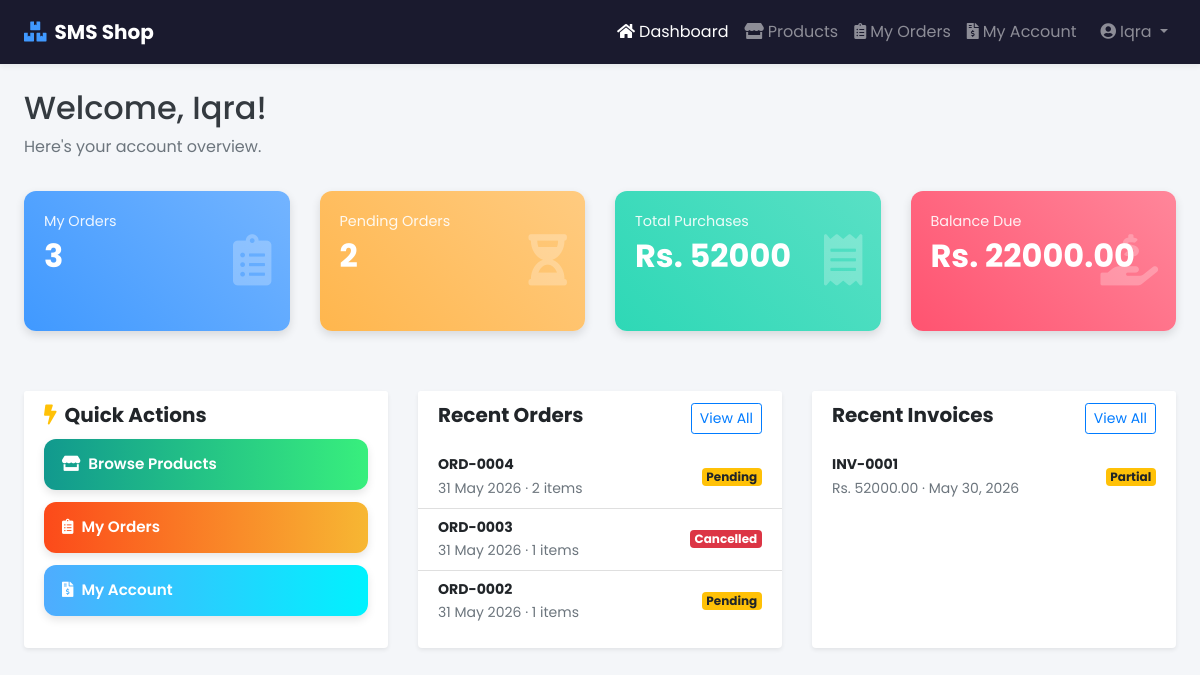
The page /customers/portal/ (signed in) on the database its author committed.
### customers/models.py (models this page shows, shortened)
class Customer(models.Model):
    TYPE_CHOICES = (
        ('Retail',    'Retail'),
        ('Wholesale', 'Wholesale'),
        ('Walk-in',   'Walk-in'),
    )
    STATUS_CHOICES = (
        ('Active',   'Active'),
        ('Inactive', 'Inactive'),
    )
    user            = models.OneToOneField(
        User, on_delete=models.SET_NULL,
        null=True, blank=True, related_name='customer'
    )
    name            = models.CharField(max_length=255)
    phone           = models.CharField(max_length=20,  blank=True)
    email           = models.EmailField(blank=True)
    address         = models.TextField(blank=True)
    customer_type   = models.CharField(max_length=20,
                                       choices=TYPE_CHOICES, default='Retail')
    credit_limit    = models.DecimalField(max_digits=12, decimal_places=2,
                                          default=0)
    opening_balance = models.DecimalField(max_digits=12, decimal_places=2,
                                          default=0)
    status          = models.CharField(max_length=10,
                                       choices=STATUS_CHOICES, default='Active')
    notes           = models.TextField(blank=True)
    created_at      = models.DateTimeField(auto_now_add=True)
    @property
    def total_purchases(self):
        return sum(s.total_amount for s in self.sales.all())
    @property
    def balance_due(self):
        return sum(s.balance for s in self.sales.all())

### orders/models.py (models this page shows, shortened)
class Order(models.Model):
    STATUS_CHOICES = (
        ('pending',   'Pending'),
        ('confirmed', 'Confirmed'),
        ('converted', 'Converted to Invoice'),
        ('cancelled', 'Cancelled'),
    )
    customer      = models.ForeignKey('customers.Customer',
                                      on_delete=models.SET_NULL,
                                      null=True, blank=True,
                                      related_name='orders')
    customer_name = models.CharField(max_length=255, default='Walk-in')
    status        = models.CharField(max_length=20,
                                      choices=STATUS_CHOICES, default='pending')
    notes         = models.TextField(blank=True)
    created_at    = models.DateTimeField(auto_now_add=True)
    @property
    def order_number(self):
        return f'ORD-{self.pk:04d}'
    @property
    def item_count(self):
        return self.items.count()

### sales/models.py (models this page shows, shortened)
class Sale(models.Model):
    PAYMENT_METHODS = (
        ('Cash', 'Cash'), ('Card', 'Card'),
        ('Bank Transfer', 'Bank Transfer'), ('Credit', 'On Credit'),
    )
    customer       = models.ForeignKey('customers.Customer',
                                       on_delete=models.SET_NULL,
                                       null=True, blank=True,
                                       related_name='sales')
    customer_name  = models.CharField(max_length=255, default='Walk-in')
    sale_date      = models.DateField(auto_now_add=True)
    tax_percent    = models.DecimalField(max_digits=5, decimal_places=2,
                                         default=0)
    paid_amount    = models.DecimalField(max_digits=12, decimal_places=2,
                                         default=0)
    payment_method = models.CharField(max_length=20,
                                       choices=PAYMENT_METHODS, default='Cash')
    notes          = models.TextField(blank=True)
    created_at     = models.DateTimeField(auto_now_add=True)
    @property
    def invoice_number(self):
        return f'INV-{self.pk:04d}'
    @property
    def subtotal(self):
        return sum(i.line_total for i in self.items.all())
    @property
    def tax_amount(self):
        return self.subtotal * (self.tax_percent / 100)
    @property
    def total_amount(self):
        return self.subtotal + self.tax_amount
    @property
    def balance(self):
        return max(self.total_amount - self.paid_amount, Decimal('0.00'))
    @property
    def status(self):
        if self.balance <= 0:    return 'paid'
        if self.paid_amount > 0: return 'partial'
        return 'unpaid'

class SaleItem(models.Model):
    sale       = models.ForeignKey(Sale, related_name='items',
                                   on_delete=models.CASCADE)
    product    = models.ForeignKey('products.Product',
                                   on_delete=models.PROTECT)
    quantity   = models.PositiveIntegerField()
    sale_price = models.DecimalField(max_digits=10, decimal_places=2)
    discount   = models.DecimalField(max_digits=5, decimal_places=2,
                                      default=0)
    cost_price = models.DecimalField(max_digits=10, decimal_places=2,
                                      default=0)
    @property
    def line_total(self):
        return (Decimal(str(self.quantity)) * self.sale_price
                * (1 - self.discount / 100))

### customers/views.py (the view)
# urls.py: path('portal/',                 views.customer_dashboard, name='customer-dashboard'),
@customer_required
def customer_dashboard(request):
    customer = _get_customer(request)
    if not customer:
        messages.error(request, "No customer profile linked to your account.")
        return redirect("user-login")
    from sales.models  import Sale
    from orders.models import Order
    from products.models import Product
    recent_orders   = Order.objects.filter(customer=customer).order_by("-created_at")[:5]
    recent_invoices = Sale.objects.filter(customer=customer).order_by("-created_at")[:5]
    context = {
        "customer":           customer,
        "total_orders":       Order.objects.filter(customer=customer).count(),
        "pending_orders":     Order.objects.filter(customer=customer, status="pending").count(),
        "confirmed_orders":   Order.objects.filter(customer=customer, status="confirmed").count(),
        "total_purchases":    customer.total_purchases,
        "balance_due":        customer.balance_due,
        "recent_orders":      recent_orders,
        "recent_invoices":    recent_invoices,
    }
    return render(request, "customer_portal/dashboard.html", context)

### customers/views.py (called while the page is built)
def _get_customer(request):
    try:
        return request.user.customer
    except Exception:
        return None

### templates/customer_portal/dashboard.html (shortened to what this page needs)
{% extends "customer_portal/base.html" %}
{% block content %}
<div class="container-fluid p-4">
    <div class="row mb-3">
        <div class="col-12">
            <h2 class="text-dark">Welcome, {{ customer.name }}!</h2>
            <p class="text-muted">Here's your account overview.</p>
        </div>
    </div>
    <div class="row mb-4">
        <div class="col-md-3 col-sm-6 mb-3">
            <div class="card-box bg-gradient-primary">
                <div class="icon"><i class="fas fa-clipboard-list"></i></div>
                <p>My Orders</p>
                <h3>{{ total_orders }}</h3>
            </div>
        </div>
        <div class="col-md-3 col-sm-6 mb-3">
            <div class="card-box bg-gradient-warning">
                <div class="icon"><i class="fas fa-hourglass-half"></i></div>
                <p>Pending Orders</p>
                <h3>{{ pending_orders }}</h3>
            </div>
        </div>
        <div class="col-md-3 col-sm-6 mb-3">
            <div class="card-box bg-gradient-success">
                <div class="icon"><i class="fas fa-receipt"></i></div>
                <p>Total Purchases</p>
                <h3> Rs. {{ total_purchases|floatformat:0 }}</h3>
            </div>
        </div>
        <div class="col-md-3 col-sm-6 mb-3">
            <div class="card-box {% if balance_due > 0 %}bg-gradient-danger{% else %}bg-gradient-success{% endif %}">
                <div class="icon"><i class="fas fa-hand-holding-usd"></i></div>
                <p>Balance Due</p>
                <h3> Rs. {{ balance_due|floatformat:2 }}</h3>
            </div>
        </div>
    </div>
    <div class="row">
        <div class="col-md-4 mb-4">
            <div class="card shadow-sm border-0 h-100">
                <div class="card-header bg-white border-0">
                    <h5 class="mb-0 font-weight-bold"><i class="fas fa-bolt mr-2 text-warning"></i>Quick Actions</h5>
                </div>
                <div class="card-body pt-0">
                    <a href="{% url 'portal-products' %}" class="btn btn-action btn-add-sale">
                        <i class="fas fa-store mr-2"></i>Browse Products
                    </a>
                    <a href="{% url 'portal-orders' %}" class="btn btn-action btn-update-stock">
                        <i class="fas fa-clipboard-list mr-2"></i>My Orders
                    </a>
                    <a href="{% url 'portal-ledger' %}" class="btn btn-action btn-info-action">
                        <i class="fas fa-file-invoice-dollar mr-2"></i>My Account
                    </a>
                </div>
            </div>
        </div>
        <div class="col-md-4 mb-4">
            <div class="card shadow-sm border-0 h-100">
                <div class="card-header bg-white border-0 d-flex justify-content-between">
                    <h5 class="mb-0 font-weight-bold">Recent Orders</h5>
                    <a href="{% url 'portal-orders' %}" class="btn btn-sm btn-outline-primary">View All</a>
                </div>
                <ul class="list-group list-group-flush">
                    {% for order in recent_orders %}
                    <li class="list-group-item py-2">
                        <div class="d-flex justify-content-between align-items-center">
                            <div>
                                <span class="font-weight-bold d-block" style="font-size:.88rem;">{{ order.order_number }}</span>
                                <small class="text-muted">{{ order.created_at|date:"d M Y" }} · {{ order.item_count }} items</small>
                            </div>
                            {% if order.status == 'pending' %}<span class="badge badge-warning">Pending</span>
                            {% elif order.status == 'confirmed' %}<span class="badge badge-info">Confirmed</span>
                            {% elif order.status == 'converted' %}<span class="badge badge-success">Fulfilled</span>
                            {% else %}<span class="badge badge-danger">Cancelled</span>{% endif %}
                        </div>
                    </li>
                    {% empty %}
                    <li class="list-group-item text-muted" style="font-size:.85rem;">No orders yet.</li>
                    {% endfor %}
                </ul>
            </div>
        </div>
        <div class="col-md-4 mb-4">
            <div class="card shadow-sm border-0 h-100">
                <div class="card-header bg-white border-0 d-flex justify-content-between">
                    <h5 class="mb-0 font-weight-bold">Recent Invoices</h5>
                    <a href="{% url 'portal-ledger' %}" class="btn btn-sm btn-outline-primary">View All</a>
                </div>
                <ul class="list-group list-group-flush">
                    {% for inv in recent_invoices %}
                    <li class="list-group-item py-2">
                        <div class="d-flex justify-content-between align-items-center">
                            <div>
                                <span class="font-weight-bold d-block" style="font-size:.88rem;">{{ inv.invoice_number }}</span>
                                <small class="text-muted"> Rs. {{ inv.total_amount|floatformat:2 }} · {{ inv.sale_date }}</small>
                            </div>
                            {% if inv.status == 'paid' %}<span class="badge badge-success">Paid</span>
                            {% elif inv.status == 'partial' %}<span class="badge badge-warning">Partial</span>
                            {% else %}<span class="badge badge-danger">Unpaid</span>{% endif %}
                        </div>
                    </li>
                    {% empty %}
                    <li class="list-group-item text-muted" style="font-size:.85rem;">No invoices yet.</li>
                    {% endfor %}
                </ul>
            </div>
        </div>
    </div>
</div>
{% endblock %}

### templates/customer_portal/base.html (shortened to what this page needs)
{% load static %}
<!DOCTYPE html>
<html lang="en">
<head>
    <link rel="stylesheet" href="https://cdn.jsdelivr.net/npm/bootstrap@4.6.2/dist/css/bootstrap.min.css"/>
    <link rel="stylesheet" href="https://use.fontawesome.com/releases/v5.15.2/css/all.css"/>
    <link rel="stylesheet" href="{% static 'style.css' %}"/>
</head>
<body style="background:#f4f6f9;">
<nav class="navbar navbar-expand-lg navbar-dark" style="background:#1a1a2e; padding: 12px 24px;">
    <a class="navbar-brand font-weight-bold" href="{% url 'customer-dashboard' %}">
        <i class="fas fa-boxes mr-2" style="color:#4099ff;"></i>SMS Shop
    </a>
    <div class="collapse navbar-collapse" id="portalNav">
        <ul class="navbar-nav ml-auto">
            <li class="nav-item">
                <a class="nav-link {% if request.resolver_match.url_name == 'customer-dashboard' %}active{% endif %}"
                   href="{% url 'customer-dashboard' %}">
                    <i class="fas fa-home mr-1"></i>Dashboard
                </a>
            </li>
            <li class="nav-item">
                <a class="nav-link {% if 'portal-products' in request.resolver_match.url_name %}active{% endif %}"
                   href="{% url 'portal-products' %}">
                    <i class="fas fa-store mr-1"></i>Products
                </a>
            </li>
            <li class="nav-item">
                <a class="nav-link {% if 'portal-orders' in request.resolver_match.url_name %}active{% endif %}"
                   href="{% url 'portal-orders' %}">
                    <i class="fas fa-clipboard-list mr-1"></i>My Orders
                </a>
            </li>
            <li class="nav-item">
                <a class="nav-link {% if 'portal-ledger' in request.resolver_match.url_name %}active{% endif %}"
                   href="{% url 'portal-ledger' %}">
                    <i class="fas fa-file-invoice-dollar mr-1"></i>My Account
                </a>
            </li>
            <li class="nav-item dropdown ml-2">
                <a class="nav-link dropdown-toggle" href="#" data-toggle="dropdown">
                    <i class="fas fa-user-circle mr-1"></i>{{ user.get_full_name|default:user.username }}
                </a>
            </li>
        </ul>
    </div>
</nav>
{% block content %}{% endblock %}
</body>
</html>

### static/style.css (style rules this page uses)
body { font-family: 'Poppins', sans-serif; background: #f4f6f9; overflow-x: hidden; }
.navbar { padding: 12px 20px; background: #fff; border-bottom: 1px solid #e9ecef; box-shadow: 0 2px 5px rgba(0,0,0,.05); position: sticky; top: 0; z-index: 100; }
.card-box { position: relative; color: #fff; padding: 20px 22px 5px 20px; border-radius: 12px; margin-bottom: 20px; box-shadow: 0 4px 10px rgba(0,0,0,.12); height: 140px; }
.card-box h3 { font-size: 2rem; font-weight: 700; margin: 0; }
.card-box p { font-size: .9rem; opacity: .9; margin: 0 0 4px; }
.card-box .icon { position: absolute; top: 50%; right: 18px; transform: translateY(-50%); font-size: 3.2rem; opacity: .25; }
.bg-gradient-primary { background: linear-gradient(45deg,#4099ff,#73b4ff); }
.bg-gradient-success { background: linear-gradient(45deg,#2ed8b6,#59e0c5); }
.bg-gradient-warning { background: linear-gradient(45deg,#FFB64D,#ffcb80); }
.bg-gradient-danger { background: linear-gradient(45deg,#FF5370,#ff869a); }
.btn-action { width: 100%; padding: 14px 18px; font-size: .95rem; font-weight: 600; border-radius: 12px; border: none; cursor: pointer; color: #fff; box-shadow: 0 4px 8px rgba(0,0,0,.1); margin-bottom: 12px; transition: transform .2s; text-align: left; display: block; }
.btn-add-sale { background: linear-gradient(to right,#11998e,#38ef7d); }
.btn-update-stock { background: linear-gradient(to right,#fc4a1a,#f7b733); }
.btn-info-action { background: linear-gradient(to right,#4facfe,#00f2fe); }

### rows shown on the page
Customer: name "Iqra"
Order: order_number "ORD-0004", created_at "31 May 2026", item_count "2", status "Pending"
Order: order_number "ORD-0003", created_at "31 May 2026", item_count "1", status "Cancelled"
Order: order_number "ORD-0002", created_at "31 May 2026", item_count "1", status "Pending"
Sale: invoice_number "INV-0001", total_amount "52000.00", sale_date "May 30, 2026", paid_amount "Partial"

### other values the page prints
{{ user.get_full_name|default:user.username }} "Iqra"
{{ total_orders }} "3"
{{ pending_orders }} "2"
{{ total_purchases|floatformat:0 }} "52000"
{{ balance_due|floatformat:2 }} "22000.00"
